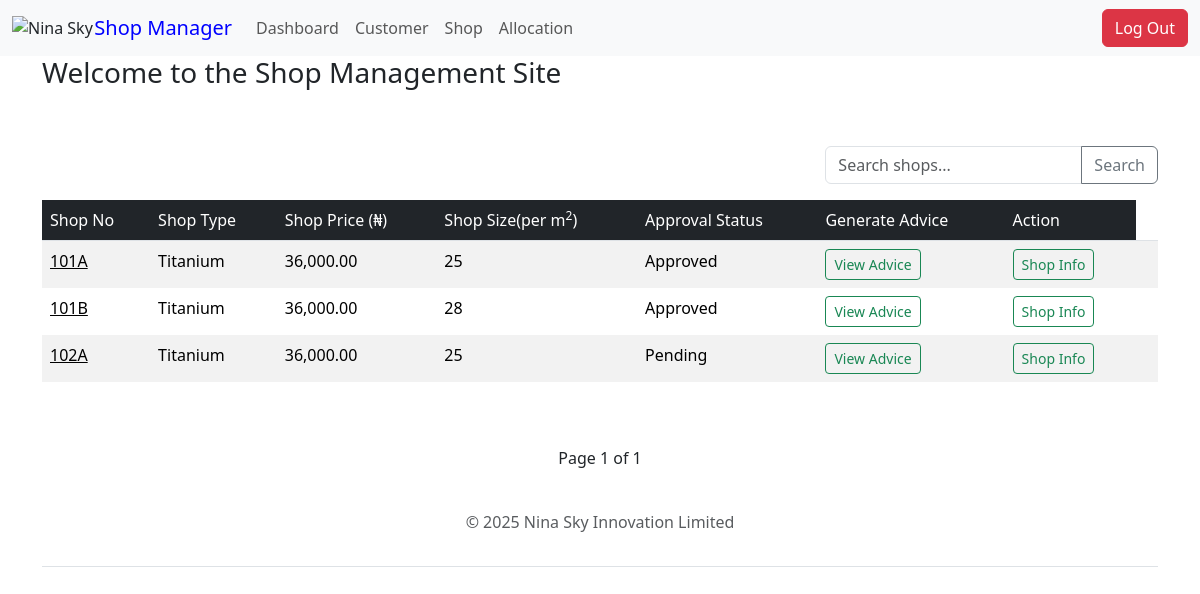
Screenshot of /shops/ (signed in) with the database file from the repository.
### shop/models.py (models this page shows, shortened)
class Shop(models.Model):
    Type = [
        ("Platinum", "Platinum"),
        ("Titanium", "Titanium"),
        ("Diamond", "Diamond"),
        ("Premium", "Premium"),
        ("Gold", "Gold"),
        ("Silver", "Silver"),
    ]
    Floor = [
        ("G", "Ground Floor"),
        ("1", "First Floor"),
        ("2", "Second Floor"),
    ]
    STATUS = [
        ("vacant", "Vacant"),
        ("allocated", "Allocated"),
    ]
    name = models.CharField(max_length=255)
    type = models.CharField(max_length=10, choices=Type)
    price = models.DecimalField(max_digits=10, decimal_places=2)
    shop_price = models.DecimalField(
        max_digits=10, decimal_places=2, blank=True, null=True
    )
    new_shop_price = models.DecimalField(
        max_digits=10, decimal_places=2, blank=True, null=True
    )
    caution_fee = models.DecimalField(
        max_digits=12, decimal_places=2, default=100000.00
    )
    no = models.CharField(max_length=5, validators=[MinLengthValidator(4)], unique=True)
    address = models.CharField(max_length=300)
    floor = models.CharField(max_length=20, choices=Floor)
    size = models.IntegerField()
    status = models.CharField(max_length=10, choices=STATUS, default="vacant")
    is_paid = models.BooleanField(default=False)
    is_approved = models.BooleanField(default=False)
    class Meta:
        ordering = ["no"]
    @property
    def rent(self):
        return self.size * self.price
    @property
    def shop_price(self):
        result = self.rent * Decimal("1.075")
        return result.quantize(Decimal("0.01"), rounding=ROUND_HALF_UP)
    @property
    def shop_rent(self):  # FOR OLD CUSTOMERS
        result = self.shop_price * Decimal("1.05")
        return result.quantize(Decimal("0.01"), rounding=ROUND_HALF_UP)

### shop/views.py (the view)
# urls.py: path("shops/", views.myshops, name="all-shops"),
@login_required
def myshops(request):
    all_shops = Shop.objects.all().order_by("no")
    search_query = request.GET.get("search", "")
    shop_list = Shop.objects.all()
    if search_query:
        shop_list = shop_list.filter(
            Q(no__icontains=search_query)
            | Q(address__icontains=search_query)
            | Q(size__icontains=search_query)
        )
    paginator = Paginator(shop_list, 10)
    page_number = request.GET.get("page")
    page_obj = paginator.get_page(page_number)
    context = {
        "all_shops": all_shops,
        "search_query": search_query,
        "page_obj": page_obj,
    }
    return render(request, "shop/myshop.html", context)

### templates/shop/myshop.html (shortened to what this page needs)
{% extends 'base.html' %} {% block title %} Shop Management | Nina Sky Innovation Limited {% endblock %}
{% block content %}
<div class="container ml-3 mr-3">
    <div class ="row">
                    <div class="col-md-9">
                        <h3>Welcome to the Shop Management Site</h3>
                    </div>
                    <div class="col-md-3">
                    </div>
    </div>
    <br><br>
    <div class ="row">
            <div class="col-md-12">
                        <form method="get" class="float-end">
                            <div class="input-group mb-3">
                                <input type="text"
                                    class="form-control"
                                    name="search"
                                    placeholder="Search shops..."
                                    value="{{ search_query|default:'' }}">
                                <button class="btn btn-outline-secondary" type="submit">
                                     Search
                                </button>
                            </div>
                        </form>
                <table class="table  table-hover  table-striped table-borderless">
                    <thead class="table-dark border-bottom font-weight-bold">
                        <tr>
                            <td>Shop No</td>
                            <td>Shop Type</td>
                            <td>Shop Price (₦)</td>
                            <td>Shop Size(per m<sup>2</sup>)</td>
                            <td>Approval Status</td>
                            <td>Generate Advice</td>
                            <td>Action</td>
                        </tr>
                    </thead>
                    <tbody>
                        {% for shop in page_obj %}
                        <tr>
                        <td><a style="color: black;" href="{% url 'admin-edit-shop-form' shop.no %}">{{shop.no}}</a></td>
                        <td>{{shop.type}}</td>
                        <td>{{shop.price}}</td>
                        <td>{{shop.size}}</td>
                        {% if shop.is_approved %}
                        <td>Approved</td>
                        {% else %}
                        <td>Pending</td>
                        {% endif %}
                        <td>
                            <a href="{% url 'generate-shop-paymrnt-advice' shop.no %}" class="btn btn-outline-success btn-sm">
                            View Advice
                            </a>
                           </td>
                        <td>
                            <a href="{% url 'shop-detail' shop.no %}" class="btn btn-outline-success btn-sm">
                            Shop Info
                            </a>
                           </td>
                        <td>
                        </tr>
                        {% endfor %}
                    </tbody>
                    </table>
                    <br/></br>
                        <div class="pagination justify-content-center">
                        <span class="step-links">
                        <span class="current">
                            Page {{ page_obj.number }} of {{ page_obj.paginator.num_pages }}
                        </span>
                        </span>
                </div>
                </div>
        </div>
</div>
{% endblock %}

### rows the page displays
Shop: no "101A", type "Titanium", price "36,000.00", size "25", is_approved "Approved"
Shop: no "101B", type "Titanium", price "36,000.00", size "28", is_approved "Approved"
Shop: no "102A", type "Titanium", price "36,000.00", size "25", is_approved "Pending"

### other values shown
{{ page_obj.number }} "1"
{{ page_obj.paginator.num_pages }} "1"
